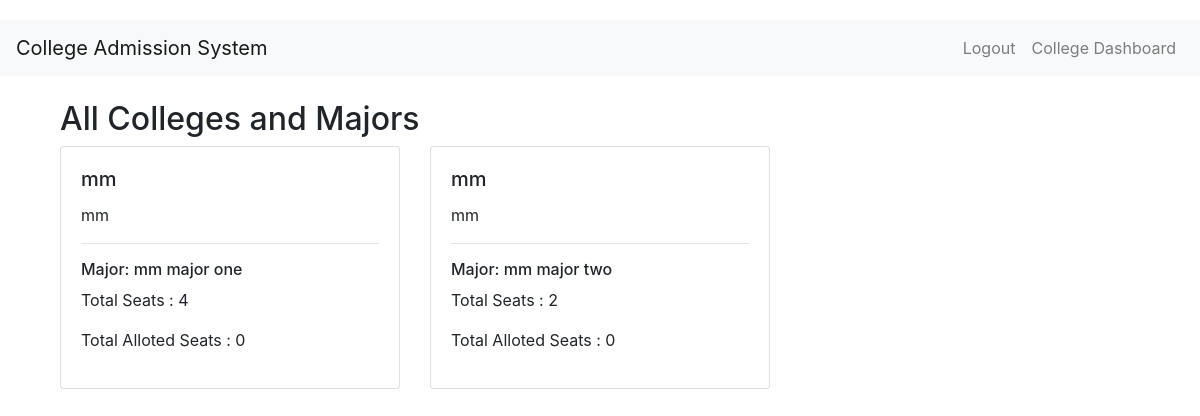
The page /view_colleges (signed in) on the database as committed earlier.
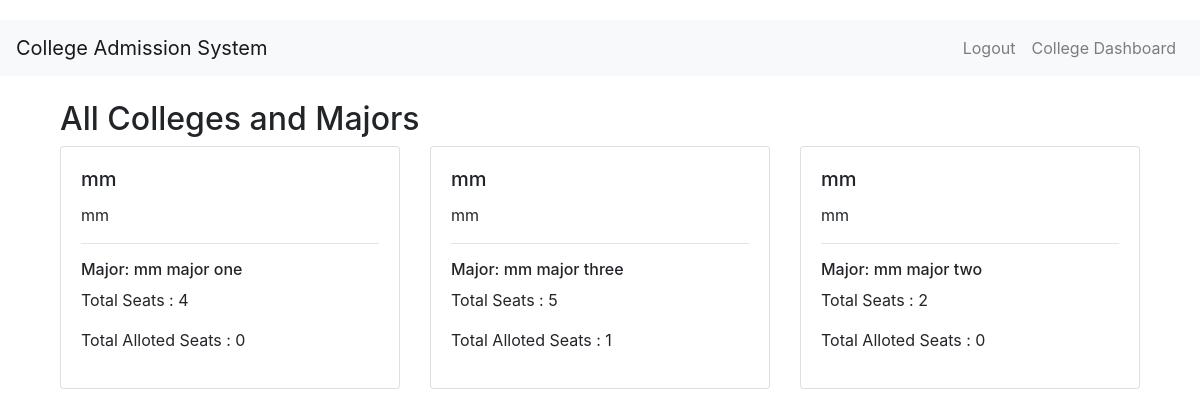
The same page on the database as committed later.
### controllers/model.py (models this page shows, shortened)
class College(db.Model):
    __tablename__ = 'colleges'
    id = db.Column(db.Integer, db.ForeignKey('users.id'), primary_key=True)
    name = db.Column(db.String(50), nullable=False)
    experience = db.Column(db.Integer, nullable=False)
    description = db.Column(db.Text)

class Major(db.Model):
    __tablename__= 'majors'
    id = db.Column(db.Integer, primary_key=True, autoincrement=True)
    college_id = db.Column(db.Integer, db.ForeignKey('colleges.id'), nullable=False)
    name = db.Column(db.String(50), nullable=False)
    seat_count = db.Column(db.Integer, nullable=False, default=0)
    alloted_seat_count = db.Column(db.Integer, nullable=False, default=0)
    college = db.relationship('College', backref=db.backref('majors', cascade='all, delete-orphan'))

### controllers/routes.py (the view)
@main.route('/view_colleges', methods=['GET'])
def view_colleges():
    user=session['user_id']
    cur=User.query.filter_by(id=user).first()
    colleges = College.query.options(db.joinedload(College.majors)).all()  # Fetch all colleges with their majors
    return render_template('view_colleges.html', colleges=colleges, user=cur)

### templates/view_colleges.html (shortened to what this page needs)
{% extends "base.html" %}
{% block content %}
<div class="container mt-4">
    <h2>All Colleges and Majors</h2>
    <div class="row">
        {% for college in colleges %}
            {% for major in college.majors %}
                <div class="col-md-4 mb-3">
                    <div class="card">
                        <div class="card-body">
                            <h5 class="card-title">{{ college.name }}</h5>
                            <p class="card-text">{{ college.description }}</p>
                            <hr>
                            <h6>Major: {{ major.name }}</h6>
                            <p>Total Seats : {{ major.seat_count }}</p>
                            <p>Total Alloted Seats : {{ major.alloted_seat_count}}</p>
                        </div>
                    </div>
                </div>
            {% endfor %}
        {% endfor %}
    </div>
</div>
{% endblock %}

Rows that differ between the two databases and show on the page:
added Major: {{ college.name }} "mm", {{ college.description }} "mm", name "mm major three", seat_count "5", alloted_seat_count "1"
